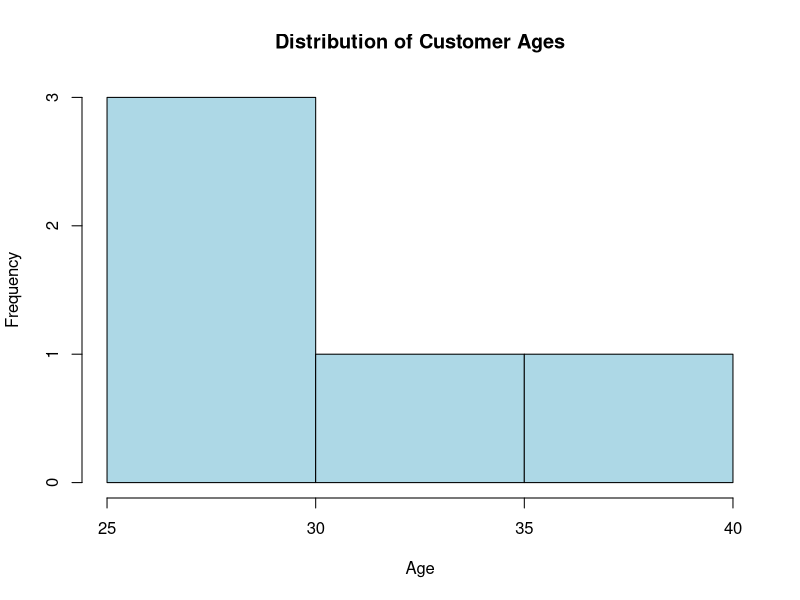
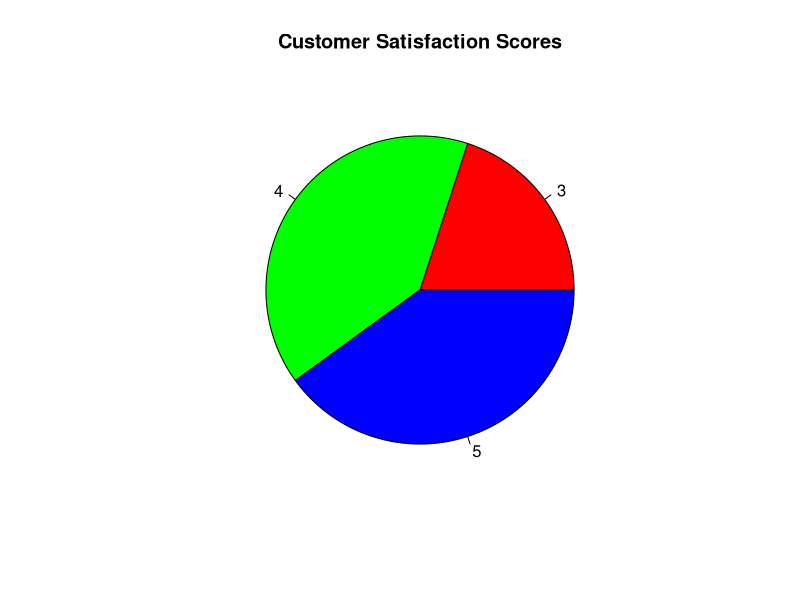
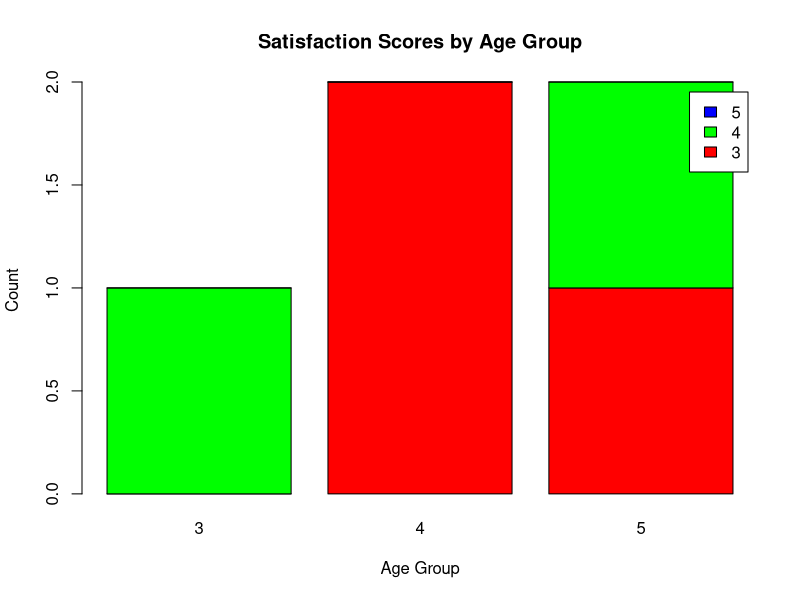
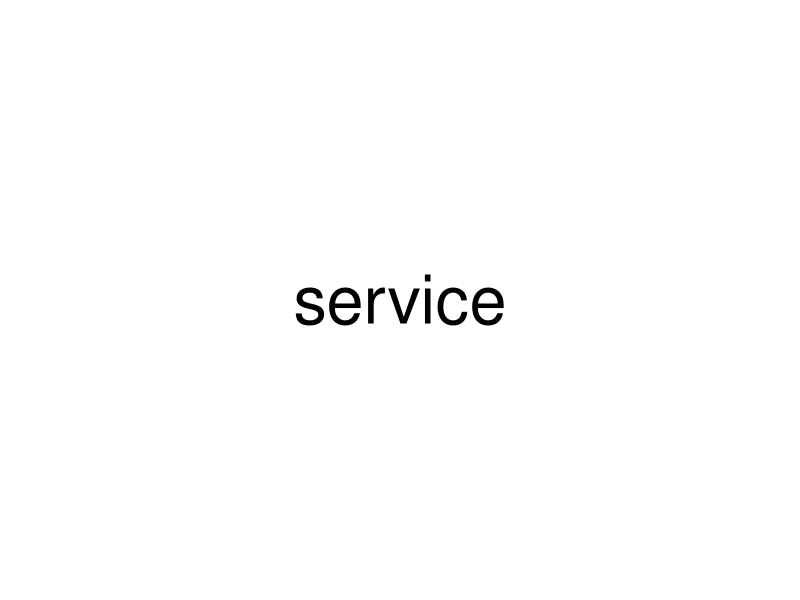

Here is the R script that generated these plots, in order:
age <- c(25,30,35,28,40)

hist(age,
     main="Distribution of Customer Ages",
     xlab="Age",
     ylab="Frequency",
     col="lightblue")

score <- c(4,5,3,4,5)
freq <- table(score)

pie(freq,
    main="Customer Satisfaction Scores",
    labels=names(freq),
    col=rainbow(length(freq)))

age <- c(25,30,35,28,40)
score <- c(4,5,3,4,5)

age_group <- cut(age,
                 breaks=c(20,30,40,50),
                 labels=c("20-30","31-40","41-50"))

tab <- table(age_group,score)

barplot(tab,
        main="Satisfaction Scores by Age Group",
        xlab="Age Group",
        ylab="Count",
        col=rainbow(ncol(tab)),
        legend=colnames(tab))

library(wordcloud)

feedback <- c(
  "Good service and friendly staff",
  "Excellent support and quick response",
  "Good experience and service",
  "Friendly staff and helpful support",
  "Excellent service and satisfaction"
)

wordcloud(feedback,
          max.words=50,
          random.order=FALSE)
